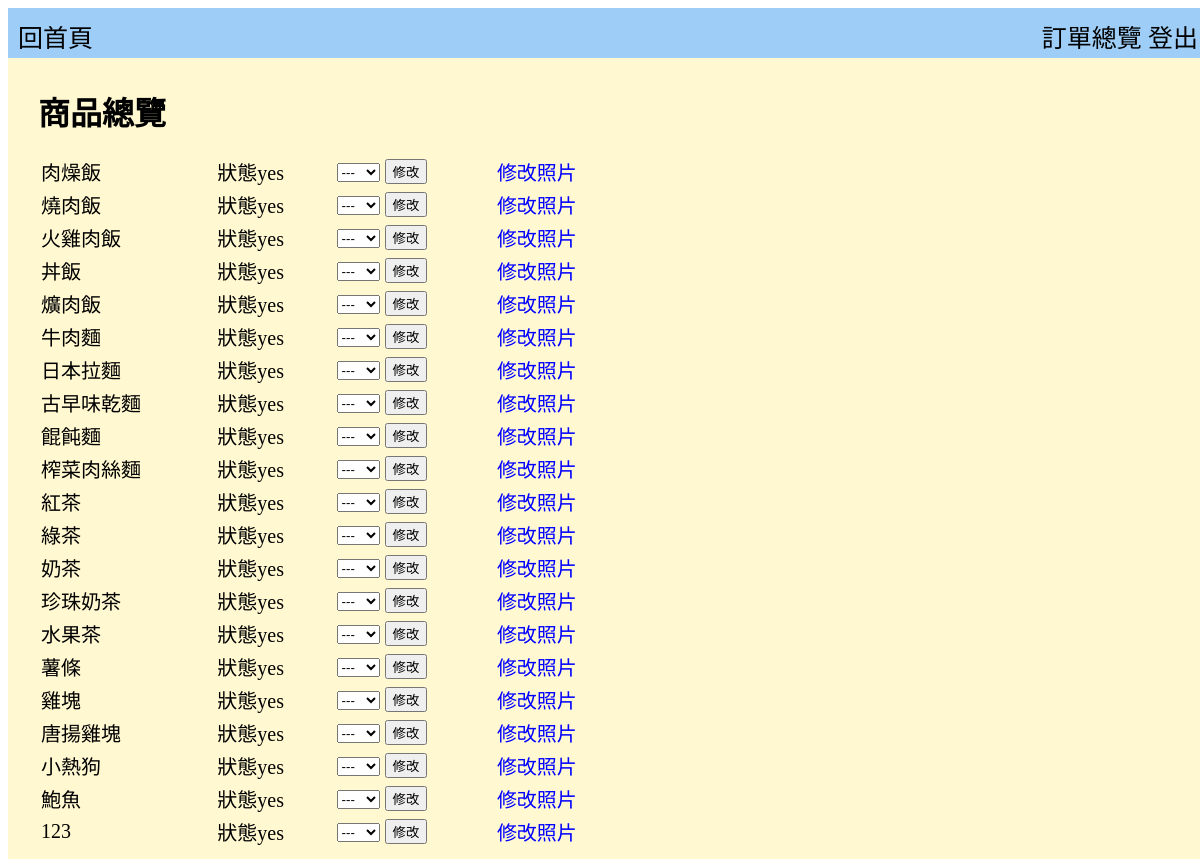
/productView.php, run on the app's committed database.
### tables this page shows
CREATE TABLE `product` (
  `Code` int(3) NOT NULL,
  `Name` varchar(20) NOT NULL,
  `Price` int(4) NOT NULL,
  `Status` varchar(5) NOT NULL,
  `species` varchar(50) NOT NULL
);

### productView.php (the view, shortened to what this page needs)
<?php
require("sql/linksql.php");
mysqli_query($link,'SET NAMES utf8');
?>
<html>
	<head>
		<link rel="stylesheet" type="text/css" href="css/title.css" />
		<link rel="stylesheet" type="text/css" href="css/View.css" />
	</head>
	<body>
		<div class="container">
			<div class="header" >
				<div class="lonig">
				<a href="Order_overview.php">訂單總覽</a> <a href="logout.php">登出</a>
				</div>
				<div class="reHome">
				<a href="home.php">回首頁</a>
				</div>
			</div>
			<div class="main">
				<p><font size=6><b>商品總覽</b></font></p>
				<table>
				<?php
					$result=mysqli_query($link," SELECT * FROM product ");
					while ($row=mysqli_fetch_assoc($result)){
						echo "<form action='statusChange.php?code=$row[Code]' method='post'>";
						echo "<tr><td>".$row['Name']."</td><td>狀態".$row['Status']."</td><td><select name='Status'>
							<option>---</option>
							<option value='yes'>yes</option>
							<option value='no'>no</option>
							</select>
							<input type='submit' value='修改'></td><td><a href='uploadimg.php?name=$row[Name]'>修改照片</td></tr>";
						echo "</form>";
					}
				?>
				</table>
			</div>
		</div>
	</body>
</html>

### css/title.css (style rules this page uses)
.header { background-color: #9ECEF7; height: 30px; color: white; text-align: center; margin:0px auto; padding:10px; }
.reHome { color:; text-align:left; font-size: 25px; }
.lonig { text-align:right; font-size: 25px; width:50%; float:right; }
a { color:black; text-decoration:none; }
.container { width:1200px; margin:0px auto; font-family:"微軟正黑體"; }

### css/View.css (style rules this page uses)
.main { background-color: #FFF8D1; padding-top:10px; padding-left:30px; padding-right:30px; padding-bottom:10px; font-size: 20px; }
.main table { width: 600px; font-size: 20px; }
.main a { color: blue; }

### data on the page
product: Name "肉燥飯", Status "yes"
product: Name "燒肉飯", Status "yes"
product: Name "火雞肉飯", Status "yes"
product: Name "丼飯", Status "yes"
product: Name "爌肉飯", Status "yes"
product: Name "牛肉麵", Status "yes"
product: Name "日本拉麵", Status "yes"
product: Name "古早味乾麵", Status "yes"
product: Name "餛飩麵", Status "yes"
product: Name "榨菜肉絲麵", Status "yes"
product: Name "紅茶", Status "yes"
product: Name "綠茶", Status "yes"
product: Name "奶茶", Status "yes"
product: Name "珍珠奶茶", Status "yes"
product: Name "水果茶", Status "yes"
product: Name "薯條", Status "yes"
product: Name "雞塊", Status "yes"
product: Name "唐揚雞塊", Status "yes"
product: Name "小熱狗", Status "yes"
product: Name "鮑魚", Status "yes"
product: Name "123", Status "yes"
